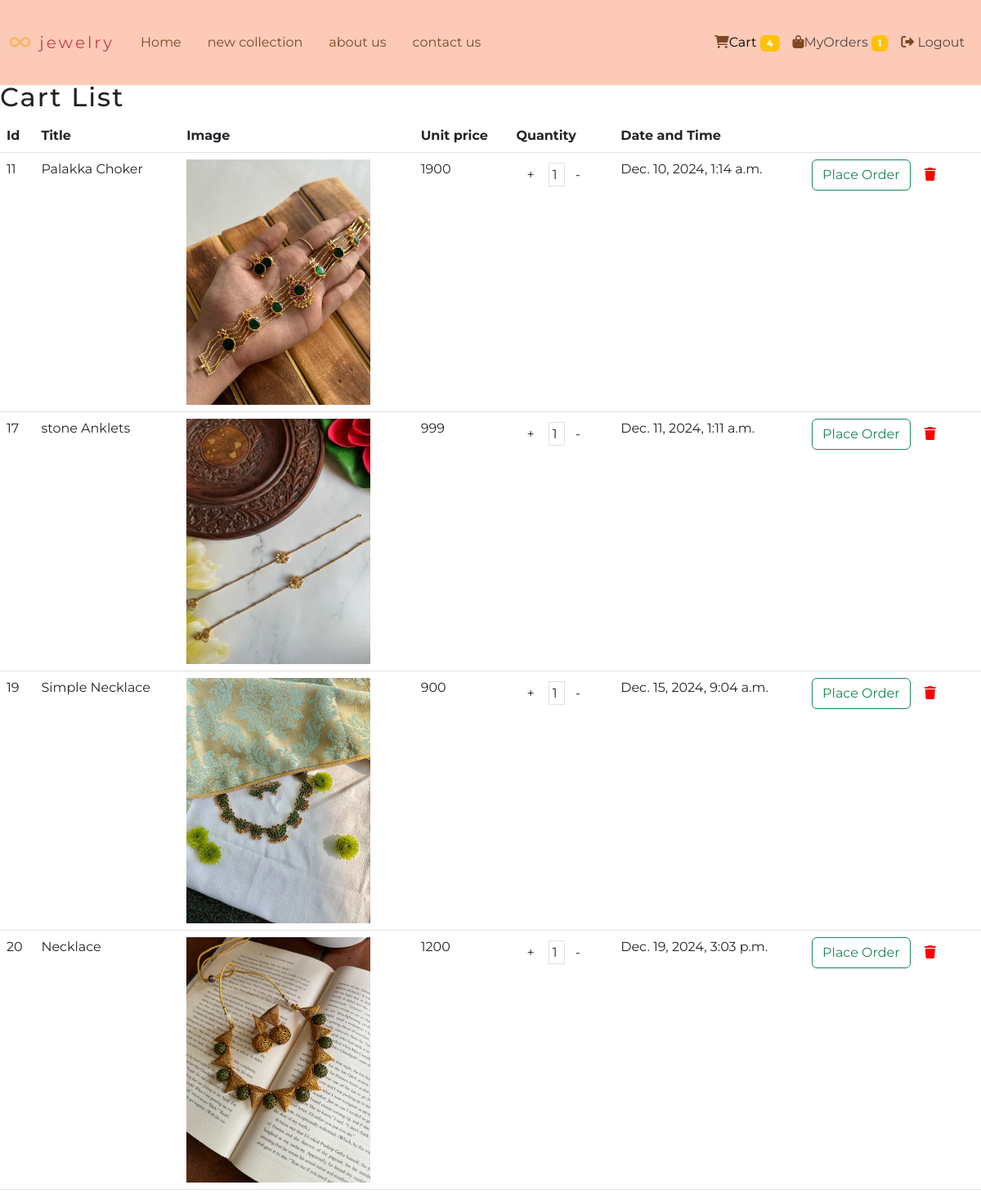
Page /customer/cartlist (signed in) on the committed database.
### account/models.py (models this page shows, shortened)
class Cart(models.Model):
    product=models.ForeignKey(Products,on_delete=models.CASCADE)
    user=models.ForeignKey(User,on_delete=models.CASCADE)
    datetime=models.DateTimeField(auto_now=True)
    quantity=models.IntegerField(default=1)

class Products(models.Model):
    title=models.CharField(max_length=100)
    description=models.CharField(max_length=500)
    price=models.IntegerField()
    image=models.ImageField(upload_to="image")
    datetime=models.DateTimeField(auto_now=True)
    stock_options=(
        ("sale","sale"),
        ("soldout","soldout")
    )
    stock=models.CharField(max_length=100,choices=stock_options,default="sale")
    options=(
        ("Necklace","Necklace"),
        ("Earrings","Earrings"),
        ("Bangles","Bangles"),
        ("Anklets","Anklets"),
    )
    category=models.CharField(max_length=100,choices=options)

### customer/views.py (the view)
# urls.py: path('cartlist',CartListView.as_view(),name='cartlist'),
@method_decorator(decorator=decorators,name='dispatch')
class CartListView(ListView):
    template_name="cartlist.html"
    queryset=Cart.objects.all()
    context_object_name="carts"
    def get_queryset(self):
        qs=self.queryset.filter(user=self.request.user)
        return qs

### customer/context_processors.py (called while the page is built)
def item_count(request):
    if request.user.is_authenticated:
        order_count=Order.objects.filter(user=request.user).count()
        cart_count=Cart.objects.filter(user=request.user).count()
        return {"order":order_count,"cart":cart_count}
    else:
        return {"order":0,"cart":0}

### customer/views.py (called while the page is built)
def signin_required(fn):
    def inner(request,*args,**kwargs):
        if request.user.is_authenticated:
            return fn(request,*args,**kwargs)
        else:
            messages.error(request,"Please login First!!")
            return redirect('log')
    return inner

### customer/templates/cartlist.html (shortened to what this page needs)
{% extends 'navbar.html' %}
{% block nav %}
<h2>Cart List</h2>
{% if carts %}
<table class="table table-borderer">
    <thead>
        <tr>
            <th>Id</th>
            <th>Title</th>
            <th>Image</th>
            <th>Unit price</th>
            <th>Quantity</th>
            <th>Date and Time</th>
            <th></th>
        </tr>
    </thead>
    <tbody>
        {% for i in carts %}
        <tr>
            <td>{{i.id}}</td>
            <td>{{i.product.title}}</td>
            <td>
                <img src="{{i.product.image.url}}" height="300px" alt="">
            </td>
            <td>
                {{i.product.price}}
            </td>
            <td>
                <a href="{% url 'incQuantity' i.id%}" class="btn">+</a>
                <span class="p-1 border">
                    {{i.quantity}}
                </span>
                <a href="{% url 'decQuantity' i.id%}" class="btn">-</a>
                <td>{{i.datetime}}</td>
                <td>
                    <a href="{% url 'order' i.id%}" onclick="return confirm('Are you sure?')" class="btn btn-outline-success">
                        Place Order
                    </a>
                    <a href="{% url 'delcart' i.id%}" class="btn">
                        <i class="fa-solid fa-trash" style="color: #ff0000;"></i>
                    </a>
                </td>
            </td>
        </tr>
        {% endfor %}
    </tbody>
</table>
{% else %}
<h1 class="text-center text-warning my-4">No items are added to cart</h1>
{% endif %}
{% endblock nav %}

### customer/templates/navbar.html (shortened to what this page needs)
<!DOCTYPE html>
<html lang="en">
<head>
    <link href="https://cdn.jsdelivr.net/npm/bootstrap@5.3.0-alpha3/dist/css/bootstrap.min.css" rel="stylesheet">
    <link rel="stylesheet" href="https://cdnjs.cloudflare.com/ajax/libs/font-awesome/6.0.0-beta3/css/all.min.css">
</head>
<body>
    <nav class="navbar navbar-expand-lg fixed-top navbar-scroll shadow-0" style="background-color: #fdcab8;">
        <div class="container">
            <a class="navbar-brand" href="#" style="letter-spacing: 3px; color: #c24244;"><i class="fa-solid fa-infinity" style="color: #f5b761;"></i> jewelry</a>
            <div class="collapse navbar-collapse" id="navbarExample01">
                <ul class="navbar-nav me-auto mb-2 mb-lg-0">
                    <li class="nav-item active">
                        <a class="nav-link px-3" href="{% url 'home' %}" style="color: #7f4722;">Home</a>
                    </li>
                    <li class="nav-item">
                        <a class="nav-link px-3" href="#new-sec" style="color: #7f4722;">new collection</a>
                    </li>
                    <li class="nav-item">
                        <a class="nav-link px-3" href="#about" style="color: #7f4722;">about us</a>
                    </li>
                    <li class="nav-item">
                        <a class="nav-link px-3" href="#contact" style="color: #7f4722;">contact us</a>
                    </li>
                </ul>
                <div class="collapse navbar-collapse justify-content-end">
                    <ul class="navbar-nav mb-2 mb-lg-0">
                        <li class="nav-item">
                            <a class="nav-link active" aria-current="page" href="{% url 'cartlist' %}">
                              <i class="fa-solid fa-cart-shopping" style="color: #7f4722;"></i>Cart
                              <span class="badge bg-warning">{{cart}}</span>
                            </a>
                        </li>
                        <li class="nav-item">
                            <a class="nav-link" href="{% url 'lorder' %}">
                                <i class="fa-solid fa-bag-shopping" style="color: #7f4722;"></i>MyOrders
                              <span class="badge bg-warning">{{order}}</span>
                            </a>
                          </li>
                          <li class="nav-item">
                            <a class="nav-link" href="{% url 'logout' %}">
                                <i class="fa-solid fa-right-from-bracket" style="color: #7f4722;"></i> Logout
                            </a>
                        </li>
                    </ul>
                </div>
            </div>
        </div>
    </nav>
    {% block nav %}
    {% endblock %}
</body>
</html>

### customer/templates/navbar.html (style rules this page uses)
.navbar { padding-top: 2rem; padding-bottom: 2rem; }
body { padding-top: 100px; }
* { margin: 0; padding: 0; box-sizing: border-box; }
body { font-family: 'Montserrat', sans-serif; overflow-y: scroll; overflow-x: hidden; }
h1, h2, h3 { letter-spacing: 2px; }
.container { max-width: 1500px; margin: 0 auto; }

### rows in the picture
Cart: id "11", product "Palakka Choker", product.image (picture), product.price "1900", quantity "1", datetime "Dec. 10, 2024, 1:14 a.m."
Cart: id "17", product "stone Anklets", product.image (picture), product.price "999", quantity "1", datetime "Dec. 11, 2024, 1:11 a.m."
Cart: id "19", product "Simple Necklace", product.image (picture), product.price "900", quantity "1", datetime "Dec. 15, 2024, 9:04 a.m."
Cart: id "20", product "Necklace", product.image (picture), product.price "1200", quantity "1", datetime "Dec. 19, 2024, 3:03 p.m."

### other values in the picture
{{ cart }} "4"
{{ order }} "1"
